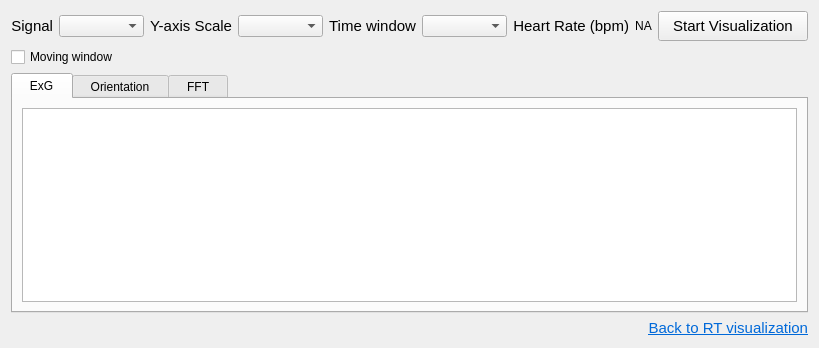
            <widget class="QWidget" name="page_plotsRecorded">
             <property name="styleSheet">
              <string notr="true"/>
             </property>
             <layout class="QVBoxLayout" name="verticalLayout_25">
              <property name="spacing">
               <number>6</number>
              </property>
              <item>
               <layout class="QHBoxLayout" name="horizontalLayout_36">
                <item>
                 <widget class="QLabel" name="label_signal_rec">
                  <property name="font">
                   <font>
                    <pointsize>11</pointsize>
                    <italic>false</italic>
                    <bold>false</bold>
                   </font>
                  </property>
                  <property name="text">
                   <string>Signal</string>
                  </property>
                  <property name="alignment">
                   <set>Qt::AlignRight|Qt::AlignTrailing|Qt::AlignVCenter</set>
                  </property>
                 </widget>
                </item>
                <item>
                 <widget class="QComboBox" name="value_signal_rec">
                  <property name="minimumSize">
                   <size>
                    <width>85</width>
                    <height>0</height>
                   </size>
                  </property>
                  <property name="maximumSize">
                   <size>
                    <width>16777215</width>
                    <height>16777215</height>
                   </size>
                  </property>
                 </widget>
                </item>
                <item>
                 <widget class="QLabel" name="label_yAxis_rec">
                  <property name="font">
                   <font>
                    <pointsize>11</pointsize>
                    <italic>false</italic>
                    <bold>false</bold>
                   </font>
                  </property>
                  <property name="text">
                   <string>Y-axis Scale</string>
                  </property>
                  <property name="alignment">
                   <set>Qt::AlignRight|Qt::AlignTrailing|Qt::AlignVCenter</set>
                  </property>
                 </widget>
                </item>
                <item>
                 <widget class="QComboBox" name="value_yAxis_rec">
                  <property name="minimumSize">
                   <size>
                    <width>85</width>
                    <height>0</height>
                   </size>
                  </property>
                  <property name="maximumSize">
                   <size>
                    <width>16777215</width>
                    <height>16777215</height>
                   </size>
                  </property>
                 </widget>
                </item>
                <item>
                 <widget class="QLabel" name="label_timeScale_rec">
                  <property name="font">
                   <font>
                    <pointsize>11</pointsize>
                    <italic>false</italic>
                    <bold>false</bold>
                   </font>
                  </property>
                  <property name="text">
                   <string>Time window</string>
                  </property>
                  <property name="alignment">
                   <set>Qt::AlignRight|Qt::AlignTrailing|Qt::AlignVCenter</set>
                  </property>
                 </widget>
                </item>
                <item>
                 <widget class="QComboBox" name="value_timeScale_rec">
                  <property name="minimumSize">
                   <size>
                    <width>85</width>
                    <height>0</height>
                   </size>
                  </property>
                  <property name="maximumSize">
                   <size>
                    <width>16777215</width>
                    <height>16777215</height>
                   </size>
                  </property>
                 </widget>
                </item>
                <item>
                 <widget class="QLabel" name="label_heartRate_rec">
                  <property name="font">
                   <font>
                    <pointsize>11</pointsize>
                    <italic>false</italic>
                    <bold>false</bold>
                   </font>
                  </property>
                  <property name="text">
                   <string>Heart Rate (bpm)</string>
                  </property>
                  <property name="alignment">
                   <set>Qt::AlignRight|Qt::AlignTrailing|Qt::AlignVCenter</set>
                  </property>
                 </widget>
                </item>
                <item>
                 <widget class="QLabel" name="value_heartRate_rec">
                  <property name="maximumSize">
                   <size>
                    <width>16777215</width>
                    <height>25</height>
                   </size>
                  </property>
                  <property name="styleSheet">
                   <string notr="true"/>
                  </property>
                  <property name="text">
                   <string>NA</string>
                  </property>
                  <property name="alignment">
                   <set>Qt::AlignCenter</set>
                  </property>
                 </widget>
                </item>
                <item>
                 <widget class="QPushButton" name="btn_stream_rec">
                  <property name="minimumSize">
                   <size>
                    <width>150</width>
                    <height>30</height>
                   </size>
                  </property>
                  <property name="maximumSize">
                   <size>
                    <width>16777215</width>
                    <height>16777215</height>
                   </size>
                  </property>
                  <property name="font">
                   <font>
                    <pointsize>11</pointsize>
                    <italic>false</italic>
                    <bold>false</bold>
                   </font>
                  </property>
                  <property name="cursor">
                   <cursorShape>PointingHandCursor</cursorShape>
                  </property>
                  <property name="styleSheet">
                   <string notr="true"/>
                  </property>
                  <property name="text">
                   <string>Start Visualization</string>
                  </property>
                 </widget>
                </item>
               </layout>
              </item>
              <item>
               <widget class="QCheckBox" name="cb_swipping_rec">
                <property name="text">
                 <string>Moving window</string>
                </property>
               </widget>
              </item>
              <item>
               <widget class="QTabWidget" name="tabWidget_rec">
                <property name="styleSheet">
                 <string notr="true"/>
                </property>
                <property name="currentIndex">
                 <number>0</number>
                </property>
                <widget class="QWidget" name="exg_rec">
                 <attribute name="title">
                  <string>  ExG  </string>
                 </attribute>
                 <layout class="QHBoxLayout" name="horizontalLayout_24">
                  <item>
                   <widget class="GraphicsLayoutWidget" name="plot_exg_rec"/>
                  </item>
                 </layout>
                </widget>
                <widget class="QWidget" name="orn_rec">
                 <attribute name="title">
                  <string>  Orientation  </string>
                 </attribute>
                 <layout class="QHBoxLayout" name="horizontalLayout_30">
                  <item>
                   <widget class="GraphicsLayoutWidget" name="plot_orn_rec"/>
                  </item>
                 </layout>
                </widget>
                <widget class="QWidget" name="fft_rec">
                 <attribute name="title">
                  <string>  FFT  </string>
                 </attribute>
                 <layout class="QHBoxLayout" name="horizontalLayout_40">
                  <item>
                   <widget class="PlotWidget" name="plot_fft_rec"/>
                  </item>
                 </layout>
                </widget>
               </widget>
              </item>
              <item>
               <widget class="QLabel" name="label_3">
                <property name="font">
                 <font>
                  <pointsize>11</pointsize>
                  <italic>false</italic>
                  <bold>false</bold>
                 </font>
                </property>
                <property name="text">
                 <string>&lt;html&gt;&lt;head/&gt;&lt;body&gt;&lt;p&gt;&lt;a href=&quot;mentalab.com&quot;&gt;&lt;span style=&quot; text-decoration: underline; color:#0069d9;&quot;&gt;Back to RT visualization&lt;/span&gt;&lt;/a&gt;&lt;/p&gt;&lt;/body&gt;&lt;/html&gt;</string>
                </property>
                <property name="alignment">
                 <set>Qt::AlignRight|Qt::AlignTrailing|Qt::AlignVCenter</set>
                </property>
                <property name="openExternalLinks">
                 <bool>true</bool>
                </property>
               </widget>
              </item>
             </layout>
            </widget>
